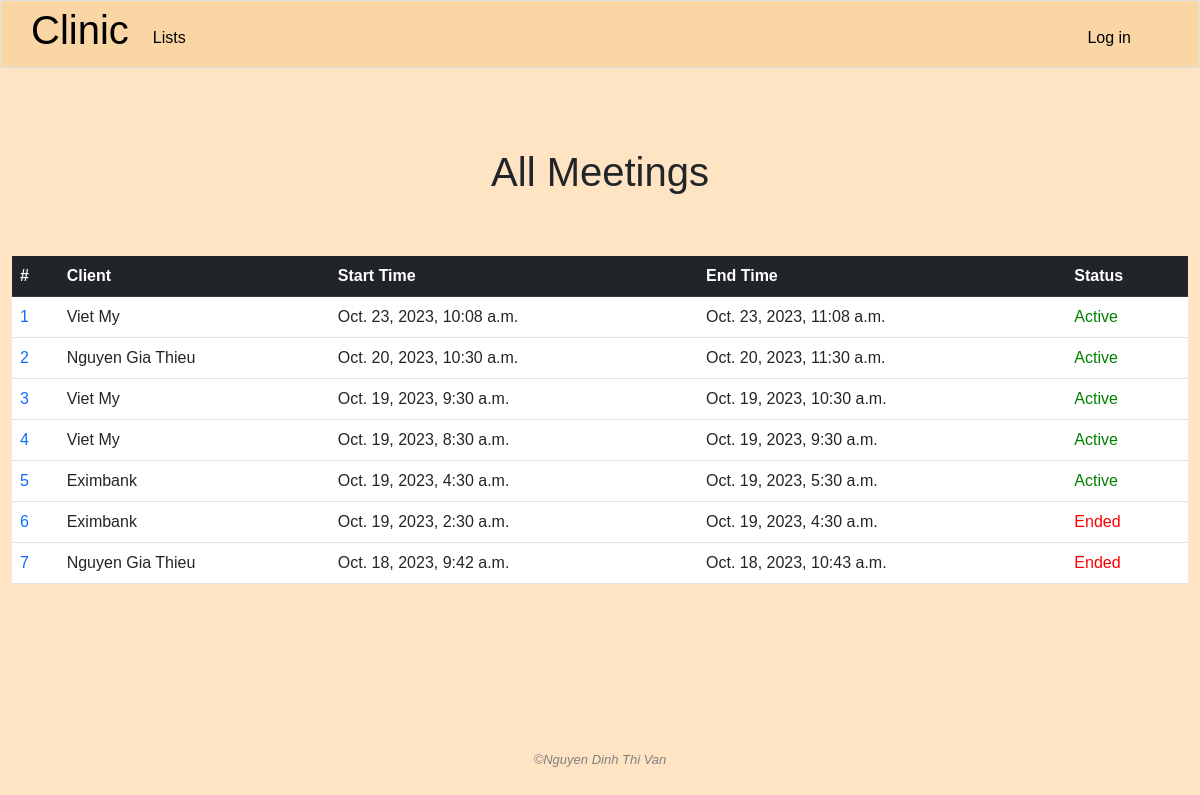
The app's page /all_meetings with its own data.
### clinic/models.py (models this page shows, shortened)
class MeetUp(models.Model):
    start_time = models.DateTimeField(blank=True, null=True)
    end_time = models.DateTimeField(blank=True, null=True)
    client = models.ForeignKey(Company, on_delete=models.CASCADE, related_name='meetings')
    created = models.DateTimeField(auto_now_add=True)
    end_or_not = models.BooleanField(default=False)

class Company(models.Model):
    name = models.CharField(max_length=255)
    industry = models.CharField(max_length=255)
    address = models.TextField()
    representative = models.ForeignKey('People', on_delete=models.SET_NULL, blank=True, null=True, related_name="companies")
    male_headcount = models.IntegerField()
    female_headcount = models.IntegerField()
    created_by = models.ForeignKey(User, on_delete=models.SET_NULL, blank=True, null=True, related_name="add_companies")
    modified_by = models.ForeignKey(User, on_delete=models.SET_NULL, blank=True, null=True, related_name="modified_companies")

### clinic/views.py (the view)
# urls.py: path('all_meetings', views.all_meetings, name="all_meetings"),
def all_meetings(request):
    meetings = MeetUp.objects.all().order_by("-start_time")
    return render(request, "clinic/all_meetings.html", {
        "meetings": meetings
    })

### clinic/templates/clinic/all_meetings.html (shortened to what this page needs)
{% extends "clinic/layout.html" %}
{% load static %}
{% block main %}
    <h1 class="text-center page-title">All Meetings</h1>
    <container class="container-fluid">
        <table class="table table-hover">
            <thead class="table-dark">
                <tr>
                    <th>#</th>
                    <th>Client</th>
                    <th>Start Time</th>
                    <th>End Time</th>
                    <th>Status</th>
                </tr>
            </thead>
            <tbody>
                {% for meeting in meetings %}
                    <tr>
                        <td>
                            <a class="no-underline" href="{% url 'meeting_agenda' meeting_id=meeting.id %}">{{ forloop.counter }}</a>
                        </td>
                        <td>{{ meeting.client.name }}</td>
                        <td>{{ meeting.start_time }}</td>
                        <td>{{ meeting.end_time }}</td>
                        <td>
                            {% if not meeting.end_or_not %}
                                <span style="color: green;">Active</span>
                            {% else %}
                                <span style="color: red;">Ended</span>
                            {% endif %}
                        </td>
                    </tr>
                {% endfor %}
            </tbody>
        </table>
    </container>
{% endblock %}

### clinic/static/clinic/styles.css (style rules this page uses)
body { font-family: sans-serif; }
body { color: auto; background-color: bisque; }
.page-title { margin-bottom: 1.5em; }
.container-fluid { display: flex; justify-content: center; align-items: center; }
td { padding: .5em; color: orange; }
.no-underline { text-decoration: none; }

### records on screen
MeetUp: client.name "Viet My", start_time "Oct. 23, 2023, 10:08 a.m.", end_time "Oct. 23, 2023, 11:08 a.m.", end_or_not "Active"
MeetUp: client.name "Nguyen Gia Thieu", start_time "Oct. 20, 2023, 10:30 a.m.", end_time "Oct. 20, 2023, 11:30 a.m.", end_or_not "Active"
MeetUp: client.name "Viet My", start_time "Oct. 19, 2023, 9:30 a.m.", end_time "Oct. 19, 2023, 10:30 a.m.", end_or_not "Active"
MeetUp: client.name "Viet My", start_time "Oct. 19, 2023, 8:30 a.m.", end_time "Oct. 19, 2023, 9:30 a.m.", end_or_not "Active"
MeetUp: client.name "Eximbank", start_time "Oct. 19, 2023, 4:30 a.m.", end_time "Oct. 19, 2023, 5:30 a.m.", end_or_not "Active"
MeetUp: client.name "Eximbank", start_time "Oct. 19, 2023, 2:30 a.m.", end_time "Oct. 19, 2023, 4:30 a.m.", end_or_not "Ended"
MeetUp: client.name "Nguyen Gia Thieu", start_time "Oct. 18, 2023, 9:42 a.m.", end_time "Oct. 18, 2023, 10:43 a.m.", end_or_not "Ended"
